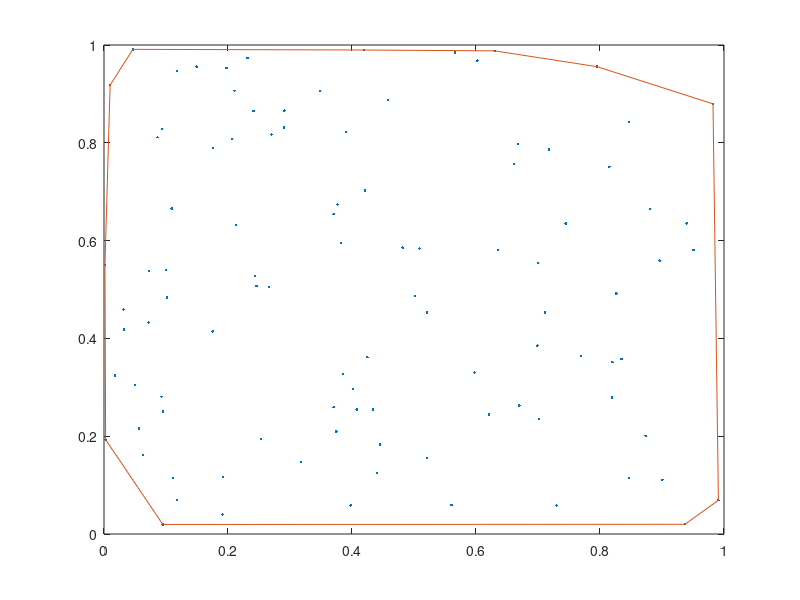

MATLAB code for this plot:
% Main execution file

% For the moment, all of the code will be in this file

n_points = 100;

% TODO: load data from a file
points_x = rand(n_points, 1);
points_y = rand(n_points, 1);

convhull_indexes = convhull(points_x, points_y);

plot(points_x, points_y, '.')

hold on

plot(points_x(convhull_indexes), points_y(convhull_indexes))

hold off
